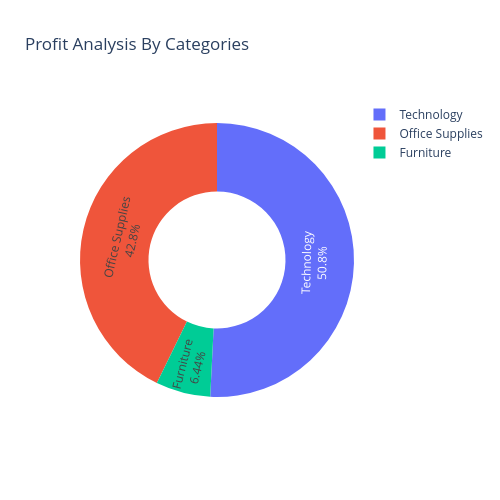

Notebook source saved alongside this figure:
### Code cell
# pie chart
flg5 = px.pie(profit_by_catagory,
              names = 'Category',
              values = 'Profit',
              title = 'Profit Analysis By Categories',
              hole = 0.5)
flg5.update_traces(textposition = 'inside',textinfo = 'percent + label')
flg5.update_layout(width = 500, height = 500)
flg5.show()

### Figure 1 — Plotly figure (JSON) as saved in the notebook; plotly's stock layout.template omitted (floating-point values rounded to 4 significant figures)
{"data": [{"domain": {"x": [0, 1], "y": [0, 1]}, "hole": 0.5, "hovertemplate": "Category=%{label}<br>Profit=%{value}<extra></extra>", "labels": ["Furniture", "Office Supplies", "Technology"], "legendgroup": "", "name": "", "showlegend": true, "textinfo": "percent+label", "textposition": "inside", "type": "pie", "values": [18450.0, 122500.0, 145500.0]}], "layout": {"height": 500, "legend": {"tracegroupgap": 0}, "title": {"text": "Profit Analysis By Categories"}, "width": 500}}
